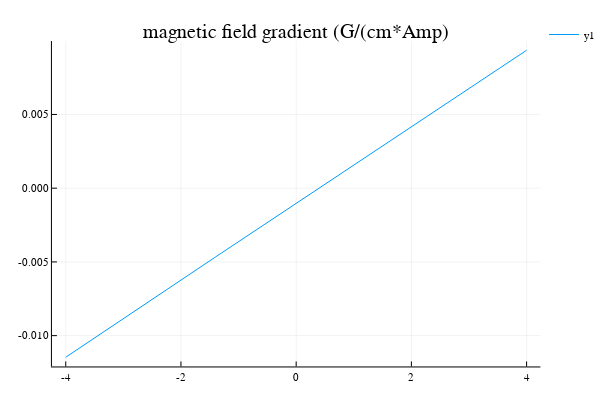

Source (notebook cell):
### Code cell
# Switch plotting backends to get static view
#pyplot()
plotly()

plot(-4:0.1:4,bgrad*10,title = "magnetic field gradient (G/(cm*Amp)")

### Figure 1 — Plotly figure (JSON) as saved in the notebook; plotly's stock layout.template omitted (floating-point values rounded to 4 significant figures)
{"data": [{"colorbar": {"title": ""}, "hoverinfo": "text", "legendgroup": "y1", "line": {"color": "rgba(0, 154, 250, 1.000)", "dash": "solid", "shape": "linear", "width": 1}, "mode": "lines", "name": "y1", "showlegend": true, "text": [null, null, null, null, null, null, null, null, null, null, null, null, null, null, null, null, null, null, null, null, null, null, null, null, null, null, null, null, null, null, null, null, null, null, null, null, null, null, null, null, null, null, null, null, null, null, null, null, null, null, null, null, null, null, null, null, null, null, null, null, null, null, null, null, null, null, null, null, null, null, null, null, null, null, null, null, null, null, null, null, null], "type": "scatter", "x": [-4, -3.9, -3.8, -3.7, -3.6, -3.5, -3.4, -3.3, -3.2, -3.1, -3, -2.9, -2.8, -2.7, -2.6, -2.5, -2.4, -2.3, -2.2, -2.1, -2, -1.9, -1.8, -1.7, -1.6, -1.5, -1.4, -1.3, -1.2, -1.1, -1, -0.9, -0.8, -0.7, -0.6, -0.5, -0.4, -0.3, -0.2, -0.1, 0, 0.1, 0.2, 0.3, 0.4, 0.5, 0.6, 0.7, 0.8, 0.9, 1, 1.1, 1.2, 1.3, 1.4, 1.5, 1.6, 1.7, 1.8, 1.9, 2, 2.1, 2.2, 2.3, 2.4, 2.5, 2.6, 2.7, 2.8, 2.9, 3, 3.1, 3.2, 3.3, 3.4, 3.5, 3.6, 3.7, 3.8, 3.9, 4], "xaxis": "x1", "y": [-0.01147, -0.0112, -0.01094, -0.01067, -0.01041, -0.01015, -0.009884, -0.009622, -0.009359, -0.009097, -0.008835, -0.008573, -0.008311, -0.00805, -0.007788, -0.007527, -0.007266, -0.007005, -0.006745, -0.006484, -0.006224, -0.005963, -0.005703, -0.005443, -0.005184, -0.004924, -0.004664, -0.004405, -0.004145, -0.003886, -0.003627, -0.003367, -0.003108, -0.002849, -0.00259, -0.002331, -0.002073, -0.001814, -0.001555, -0.001296, -0.001038, -0.0007789, -0.0005203, -0.0002616, -2.977e-06, 0.0002557, 0.0005143, 0.000773, 0.001032, 0.00129, 0.001549, 0.001808, 0.002067, 0.002326, 0.002584, 0.002843, 0.003102, 0.003362, 0.003621, 0.00388, 0.004139, 0.004399, 0.004658, 0.004918, 0.005178, 0.005438, 0.005698, 0.005958, 0.006218, 0.006478, 0.006739, 0.007, 0.00726, 0.007521, 0.007783, 0.008044, 0.008306, 0.008567, 0.008829, 0.009091, 0.009354], "yaxis": "y1", "zmax": 0.1, "zmin": -0.1}], "layout": {"annotations": [{"font": {"color": "rgba(0, 0, 0, 1.000)", "family": "sans-serif", "size": 20}, "rotation": 0, "showarrow": false, "text": "magnetic field gradient (G/(cm*Amp)", "x": 0.5444, "xanchor": "center", "xref": "paper", "y": 1, "yanchor": "top", "yref": "paper"}], "height": 400, "legend": {"bgcolor": "rgba(255, 255, 255, 1.000)", "bordercolor": "rgba(0, 0, 0, 1.000)", "font": {"color": "rgba(0, 0, 0, 1.000)", "family": "sans-serif", "size": 11}, "tracegroupgap": 0, "x": 1, "y": 1}, "margin": {"b": 20, "l": 0, "r": 0, "t": 20}, "paper_bgcolor": "rgba(255, 255, 255, 1.000)", "plot_bgcolor": "rgba(255, 255, 255, 1.000)", "showlegend": true, "width": 600, "xaxis": {"anchor": "y1", "domain": [0.09545, 0.9934], "gridcolor": "rgba(0, 0, 0, 0.100)", "gridwidth": 0.5, "linecolor": "rgba(0, 0, 0, 1.000)", "mirror": false, "range": [-4.24, 4.24], "showgrid": true, "showline": true, "showticklabels": true, "tickangle": 0, "tickcolor": "rgb(0, 0, 0)", "tickfont": {"color": "rgba(0, 0, 0, 1.000)", "family": "sans-serif", "size": 11}, "tickmode": "array", "ticks": "inside", "ticktext": ["-4", "-2", "0", "2", "4"], "tickvals": [-4, -2, 0, 2, 4], "title": "", "titlefont": {"color": "rgba(0, 0, 0, 1.000)", "family": "sans-serif", "size": 15}, "type": "-", "visible": true, "zeroline": false, "zerolinecolor": "rgba(0, 0, 0, 1.000)"}, "yaxis": {"anchor": "x1", "domain": [0.03762, 0.9415], "gridcolor": "rgba(0, 0, 0, 0.100)", "gridwidth": 0.5, "linecolor": "rgba(0, 0, 0, 1.000)", "mirror": false, "range": [-0.01209, 0.009978], "showgrid": true, "showline": true, "showticklabels": true, "tickangle": 0, "tickcolor": "rgb(0, 0, 0)", "tickfont": {"color": "rgba(0, 0, 0, 1.000)", "family": "sans-serif", "size": 11}, "tickmode": "array", "ticks": "inside", "ticktext": ["-0.010", "-0.005", "0.000", "0.005"], "tickvals": [-0.01, -0.005, 0, 0.005], "title": "", "titlefont": {"color": "rgba(0, 0, 0, 1.000)", "family": "sans-serif", "size": 15}, "type": "-", "visible": true, "zeroline": false, "zerolinecolor": "rgba(0, 0, 0, 1.000)"}}}
